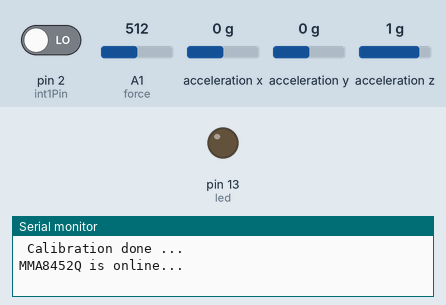
A sketch run on a simulated Arduino Uno, built with avr-gcc and run on an emulated ATmega328P. Shown: output pins drawn as LEDs (lit = HIGH), the last lines printed to the serial monitor. Wiring (inferred from the names in the program): MMA8452 accelerometer at I2C address 0x1D. The inputs (shaded band) are chosen by the test bench; at power-on: pin 2 (int1Pin) LOW, A1 (force) = 512, acceleration x 0 g, acceleration y 0 g, acceleration z 1 g.

Above: at 1.2 s.
1.3 s: pin 2 (int1Pin) driven HIGH
2.8 s: A1 (force) set to 431
4.3 s: A1 (force) set to 406
At 5.2 s:
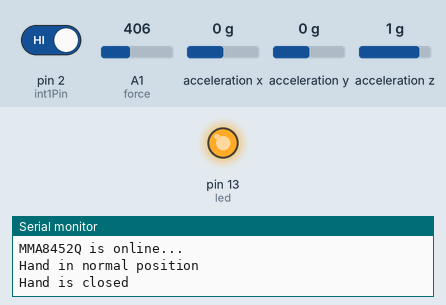
Timing chart, 0 to 7.3 s (numbered marks = the images above; inputs shaded):
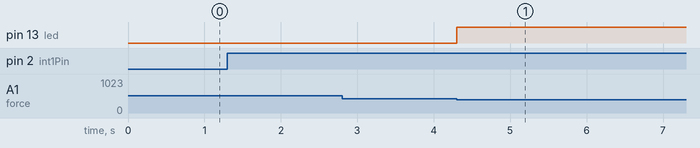

Measured:
- the behaviour switches between 422 and 421 on A1 (force) (found by bisection; images 0 and 1)
- after the input at 2.8 s, every drawn part: stays the same
- after the input at 4.3 s, pin 13 (led): LOW → HIGH at once

The sketch:

Mouse_control.ino
```cpp
#include <IRremote.h>                        //IR remote library

IRsend irsend;

int val = 0;
int force = A1;
boolean control = false;
int state = 0;
int reference = 0;
int sum=0;
int led=13;

//Accelerometer

float acclReference = 0;
float acclNew = 0;

/*
 Hardware setup:
 MMA8452 Breakout ------------ Arduino
 3.3V --------------------- 3.3V
 SDA ----------------------- A4
 SCL ----------------------- A5
 INT2 ---------------------- D3
 INT1 ---------------------- D2
 GND ---------------------- GND

 SDA and SCL should have external pull-up (10k) resistors (to 3.3V).
 They should be on the breakout board.

 Note: The MMA8452 is an I2C sensor, however this code does
 not make use of the Arduino Wire library. Because the sensor
 is not 5V tolerant, we can't use the internal pull-ups used
 by the Wire library. Instead use the included i2c.h, defs.h and types.h files.
 */

#include "i2c.h"


#define SA0 1
#if SA0
#define MMA8452_ADDRESS 0x1D                  // SA0 is high, 0x1C if low
#else
#define MMA8452_ADDRESS 0x1C
#endif

// Set the scale below either 2, 4 or 8
const byte SCALE = 2;  // Sets full-scale range to +/-2, 4, or 8g. Used to calc real g values.
// Set the output data rate below. Value should be between 0 and 7
const byte dataRate = 0;  // 0=800Hz, 1=400, 2=200, 3=100, 4=50, 5=12.5, 6=6.25, 7=1.56

// Pin definitions
int int1Pin = 2;                              // These can be changed, 2 and 3 are the Arduinos ext int pins
int int2Pin = 3;

int accelCount[3];                            // Stores the 12-bit signed value
float accelG[3];                              // Stores the real accel value in g's

int acclNew_z=0;
int acclState=0;
int acclNew_y=0;


void setup()
{
  Serial.begin(57600);                        //initialize serial port
  pinMode(force,INPUT);

  for (int i=0;i<20;i++)                      //calibrate the force sensor
  {
    val=analogRead(force);
    sum+=val;
  }
  reference=sum/20;
  Serial.println(" Calibration done ... ");

  //Accelerometer
  byte c;


  // Set up the interrupt pins, they're set as active high, push-pull
  pinMode(int1Pin, INPUT);
  digitalWrite(int1Pin, LOW);
  pinMode(int2Pin, INPUT);
  digitalWrite(int2Pin, LOW);

  pinMode(led,OUTPUT);

  // Read the WHO_AM_I register, this is a good test of communication
  c = readRegister(0x0D);  // Read WHO_AM_I register
  if (c == 0x2A) // WHO_AM_I should always be 0x2A
  {
    initMMA8452(SCALE, dataRate);             // init the accelerometer if communication is OK
    Serial.println("MMA8452Q is online...");
  }
  else
  {
    Serial.print("Could not connect to MMA8452Q: 0x");
    Serial.println(c, HEX);
    while(1) ;                               // Loop forever if communication doesn't happen
  }

}


void loop()
{
   static byte source;

   if (digitalRead(int1Pin)==1)             // Interrupt pin, should probably attach to interrupt function
   {
    readAccelData(accelCount);
    for (int i=0; i<3; i++)
      accelG[i] = (float) accelCount[i]/((1<<12)/(2*SCALE));
    acclNew = accelG[1]+1.0;
   }

  while(acclNew >= 0.6 && acclNew <= 1.3)
  {
   val = analogRead(force);
   //Serial.println(val);
   //delay(500);
   if(val >(reference-45) && val < (reference+45) && (state == 0 ||state== 2 ||state== 3))
   {
     Serial.println("Hand in normal position");
     digitalWrite(led,LOW);
     if(state == 2)
     {
       for(int i=0; i<3; i++)
       {
         irsend.sendSony(0xa93,12);         // switch off device
         delay(40);
       }
       Serial.println("code a93 sent");
     }
     state = 1;
  }

  if(val<(reference-90) && (state == 0 ||state== 1 || state==3)) {
  Serial.println("Hand is closed");
  digitalWrite(led,HIGH);
  if (digitalRead(int1Pin)==1)             // Interrupt pin, should probably attach to interrupt function
  {

    if(state == 1 || state == 3)
    {
      for(int i=0; i<3; i++){
      irsend.sendSony(0xa92,12);
      }
    }

    readAccelData(accelCount);
    for (int i=0; i<3; i++)
      accelG[i] = (float) accelCount[i]/((1<<12)/(2*SCALE));
    acclReference = accelG[1] + 1.0;

  }

  state = 2;
  }

  if(val>(reference+95) && (state == 0 || state==1 || state==2))
  {
    Serial.println("Hand is open");
    digitalWrite(led,LOW);
    if(state==1)
    {
      for(int i=0; i<1; i++)
      {
        irsend.sendSony(0xa90,12);         // switch on device
        delay(40);
      }
      Serial.println("code a90 sent");
    }
    state = 3;
  }

  if (digitalRead(int1Pin)==1)            // Interrupt pin, should probably attach to interrupt function
  {
    readAccelData(accelCount);
    for (int i=0; i<3; i++)
      accelG[i] = (float) accelCount[i]/((1<<12)/(2*SCALE));
    acclNew = accelG[1]+1.0;
  }

//Mouse control---->up1
  if(accelCount[0]<-200 && accelCount[0]>-350)
  {
    for(int i=0; i<3; i++)
    {
      irsend.sendSony(0xC94,12);
      delay(40);
    }
    readAccelData(accelCount);
  }

//Mouse control---->up2
  else if(accelCount[0]<-350)
  {
    for(int i=0; i<3; i++)
    {
      irsend.sendSony(0xC95,12);
      delay(40);
    }
    readAccelData(accelCount);
  }


//Mouse control---->down1
  else if(accelCount[0]>100 && accelCount[0]<200)
  {
    for(int i=0; i<3; i++)
    {
      irsend.sendSony(0xD94,12);
      delay(40);
    }
    readAccelData(accelCount);
  }

//Mouse control---->down2
  else if(accelCount[0]>200)
  {
    for(int i=0; i<3; i++)
    {
      irsend.sendSony(0xD95,12);
      delay(40);
    }
    readAccelData(accelCount);
  }

  }

  readAccelData(accelCount);

//Mouse control diagonal up Right
  if(accelCount[1]<-500 && accelCount[0]<-200)
    {
      for(int i=0; i<3; i++)
    {
      irsend.sendSony(0xE94,12);
      delay(40);
    }
    readAccelData(accelCount);
  }

//Mouse control diagonal up Left

  else if(accelCount[1]>200 && accelCount[0]<-200)
  {
    for(int i=0; i<3; i++)
    {
      irsend.sendSony(0xE95,12);
      delay(40);
    }
    readAccelData(accelCount);
  }

//Mouse control diagonal down right

  else if(accelCount[1]<-500 && accelCount[0]>100)
  {
    for(int i=0; i<3; i++)
    {
      irsend.sendSony(0xF94,12);
      delay(40);
    }
    readAccelData(accelCount);
  }

//Mouse control diagonal down left
  else if(accelCount[1]>200 && accelCount[0]>200)
  {
    for(int i=0; i<3; i++)
    {
      irsend.sendSony(0xF95,12);
      delay(40);
    }
    readAccelData(accelCount);
  }


//Mouse control---->right1
  else if(accelCount[1]>-700 && accelCount[1]<-300)
  {
    for(int i=0; i<3; i++)
    {
      irsend.sendSony(0xA94,12);
      delay(40);
    }
    readAccelData(accelCount);
  }

//Mouse control---->right2
  else if(accelCount[1]>-1000 && accelCount[1]<-700)
  {
    for(int i=0; i<3; i++)
    {
      irsend.sendSony(0xA95,12);
      delay(40);
    }
    readAccelData(accelCount);
  }

//Mouse control---->left1
  else if(accelCount[1]>100 && accelCount[1]<400)
  {
    for(int i=0; i<3; i++)
    {
      irsend.sendSony(0xB94,12);
      delay(40);
    }
    readAccelData(accelCount);
  }

//Mouse control---->left2
  else if(accelCount[1]>400 && accelCount[1]<800)
  {
    for(int i=0; i<3; i++)
    {
      irsend.sendSony(0xB95,12);
      delay(40);
    }
    readAccelData(accelCount);
  }

}


// Functions

void readAccelData(int * destination)
{
  byte rawData[6];  // x/y/z accel register data stored here

  readRegisters(0x01, 6, &rawData[0]);  // Read the six raw data registers into data array

  // Loop to calculate 12-bit ADC and g value for each axis
  for (int i=0; i<6; i+=2)
  {
    destination[i/2] = ((rawData[i] << 8) | rawData[i+1]) >> 4;  // Turn the MSB and LSB into a 12-bit value
    if (rawData[i] > 0x7F)
    {
      // If the number is negative, we have to make it so manually (no 12-bit data type)
      destination[i/2] = ~destination[i/2] + 1;
      destination[i/2] *= -1;  // Transform into negative 2's complement #
    }
  }
}


// Initialize the MMA8452 registers
// See the many application notes for more info on setting all of these registers:
// http://www.freescale.com/webapp/sps/site/prod_summary.jsp?code=MMA8452Q
// Feel free to modify any values, these are settings that work well for me.
void initMMA8452(byte fsr, byte dataRate)
{
  MMA8452Standby();  // Must be in standby to change registers

  // Set up the full scale range to 2, 4, or 8g.
  if ((fsr==2)||(fsr==4)||(fsr==8))
    writeRegister(0x0E, fsr >> 2);
  else
    writeRegister(0x0E, 0);

  // Setup the 3 data rate bits, from 0 to 7
  writeRegister(0x2A, readRegister(0x2A) & ~(0x38));
  if (dataRate <= 7)
    writeRegister(0x2A, readRegister(0x2A) | (dataRate << 3));

  // Set up portrait/landscap registers - 4 steps:
  // 1. Enable P/L
  // 2. Set the back/front angle trigger points (z-lock)
  // 3. Set the threshold/hysteresis angle
  // 4. Set the debouce rate
  // For more info check out this app note: http://cache.freescale.com/files/sensors/doc/app_note/AN4068.pdf
  writeRegister(0x11, 0x40);  // 1. Enable P/L
  writeRegister(0x13, 0x44);  // 2. 29deg z-lock (don't think this register is actually writable)
  writeRegister(0x14, 0x84);  // 3. 45deg thresh, 14deg hyst (don't think this register is writable either)
  writeRegister(0x12, 0x50);  // 4. debounce counter at 100ms (at 800 hz)

  /* Set up single and double tap - 5 steps:
   1. Set up single and/or double tap detection on each axis individually.
   2. Set the threshold - minimum required acceleration to cause a tap.
   3. Set the time limit - the maximum time that a tap can be above the threshold
   4. Set the pulse latency - the minimum required time between one pulse and the next
   5. Set the second pulse window - maximum allowed time between end of latency and start of second pulse
   for more info check out this app note: http://cache.freescale.com/files/sensors/doc/app_note/AN4072.pdf */
  writeRegister(0x21, 0x7F);  // 1. enable single/double taps on all axes
  // writeRegister(0x21, 0x55);  // 1. single taps only on all axes
  // writeRegister(0x21, 0x6A);  // 1. double taps only on all axes
  writeRegister(0x23, 0x20);  // 2. x thresh at 2g, multiply the value by 0.0625g/LSB to get the threshold
  writeRegister(0x24, 0x20);  // 2. y thresh at 2g, multiply the value by 0.0625g/LSB to get the threshold
  writeRegister(0x25, 0x08);  // 2. z thresh at .5g, multiply the value by 0.0625g/LSB to get the threshold
  writeRegister(0x26, 0x30);  // 3. 30ms time limit at 800Hz odr, this is very dependent on data rate, see the app note
  writeRegister(0x27, 0xA0);  // 4. 200ms (at 800Hz odr) between taps min, this also depends on the data rate
  writeRegister(0x28, 0xFF);  // 5. 318ms (max value) between taps max

  // Set up interrupt 1 and 2
  writeRegister(0x2C, 0x02);  // Active high, push-pull interrupts
  writeRegister(0x2D, 0x19);  // DRDY, P/L and tap ints enabled
  writeRegister(0x2E, 0x01);  // DRDY on INT1, P/L and taps on INT2

  MMA8452Active();  // Set to active to start reading
}

// Sets the MMA8452 to standby mode.
// It must be in standby to change most register settings
void MMA8452Standby()
{
  byte c = readRegister(0x2A);
  writeRegister(0x2A, c & ~(0x01));
}

// Sets the MMA8452 to active mode.
// Needs to be in this mode to output data
void MMA8452Active()
{
  byte c = readRegister(0x2A);
  writeRegister(0x2A, c | 0x01);
}

// Read i registers sequentially, starting at address into the dest byte array
void readRegisters(byte address, int i, byte * dest)
{
  i2cSendStart();
  i2cWaitForComplete();

  i2cSendByte((MMA8452_ADDRESS<<1)); // write 0xB4
  i2cWaitForComplete();

  i2cSendByte(address);	// write register address
  i2cWaitForComplete();

  i2cSendStart();
  i2cSendByte((MMA8452_ADDRESS<<1)|0x01); // write 0xB5
  i2cWaitForComplete();
  for (int j=0; j<i; j++)
  {
    i2cReceiveByte(TRUE);
    i2cWaitForComplete();
    dest[j] = i2cGetReceivedByte(); // Get MSB result
  }
  i2cWaitForComplete();
  i2cSendStop();

  cbi(TWCR, TWEN); // Disable TWI
  sbi(TWCR, TWEN); // Enable TWI
}

// Read a single byte from address and return it as a byte
byte readRegister(uint8_t address)
{
  byte data;

  i2cSendStart();
  i2cWaitForComplete();

  i2cSendByte((MMA8452_ADDRESS<<1)); // Write 0xB4
  i2cWaitForComplete();

  i2cSendByte(address);	// Write register address
  i2cWaitForComplete();

  i2cSendStart();

  i2cSendByte((MMA8452_ADDRESS<<1)|0x01); // Write 0xB5
  i2cWaitForComplete();
  i2cReceiveByte(TRUE);
  i2cWaitForComplete();

  data = i2cGetReceivedByte();	// Get MSB result
  i2cWaitForComplete();
  i2cSendStop();

  cbi(TWCR, TWEN);	// Disable TWI
  sbi(TWCR, TWEN);	// Enable TWI

  return data;
}

// Writes a single byte (data) into address
void writeRegister(unsigned char address, unsigned char data)
{
  i2cSendStart();
  i2cWaitForComplete();

  i2cSendByte((MMA8452_ADDRESS<<1)); // Write 0xB4
  i2cWaitForComplete();

  i2cSendByte(address);	// Write register address
  i2cWaitForComplete();

  i2cSendByte(data);
  i2cWaitForComplete();

  i2cSendStop();
}
```

defs.h
```cpp
/*! \file avrlibdefs.h \brief AVRlib global defines and macros. */
//*****************************************************************************
//
// File Name	: 'avrlibdefs.h'
// Title		: AVRlib global defines and macros include file
// Author		: Pascal Stang
// Created		: 7/12/2001
// Revised		: 9/30/2002
// Version		: 1.1
// Target MCU	: Atmel AVR series
// Editor Tabs	: 4
//
//	Description : This include file is designed to contain items useful to all
//					code files and projects, regardless of specific implementation.
//
// This code is distributed under the GNU Public License
//		which can be found at http://www.gnu.org/licenses/gpl.txt
//
//*****************************************************************************


#ifndef AVRLIBDEFS_H
#define AVRLIBDEFS_H

//#define F_CPU 4000000
#define MEM_TYPE 1

// Code compatibility to new AVR-libc
// outb(), inb(), inw(), outw(), BV(), sbi(), cbi(), sei(), cli()
#ifndef outb
	#define	outb(addr, data)	addr = (data)
#endif
#ifndef inb
	#define	inb(addr)			(addr)
#endif
#ifndef outw
	#define	outw(addr, data)	addr = (data)
#endif
#ifndef inw
	#define	inw(addr)			(addr)
#endif
#ifndef BV
	#define BV(bit)			(1<<(bit))
#endif
//#ifndef cbi
//	#define cbi(reg,bit)	reg &= ~(BV(bit))
//#endif
//#ifndef sbi
//	#define sbi(reg,bit)	reg |= (BV(bit))
//#endif
#ifndef cli
	#define cli()			__asm__ __volatile__ ("cli" ::)
#endif
#ifndef sei
	#define sei()			__asm__ __volatile__ ("sei" ::)
#endif

// support for individual port pin naming in the mega128
// see port128.h for details
#ifdef __AVR_ATmega128__
// not currently necessary due to inclusion
// of these defines in newest AVR-GCC
// do a quick test to see if include is needed
#ifndef PD0
	//#include "port128.h"
#endif
#endif

// use this for packed structures
// (this is seldom necessary on an 8-bit architecture like AVR,
//  but can assist in code portability to AVR)
#define GNUC_PACKED __attribute__((packed))

// port address helpers
#define DDR(x) ((x)-1)    // address of data direction register of port x
#define PIN(x) ((x)-2)    // address of input register of port x

// MIN/MAX/ABS macros
#define MIN(a,b)			((a<b)?(a):(b))
#define MAX(a,b)			((a>b)?(a):(b))
#define ABS(x)				((x>0)?(x):(-x))

// constants
#define PI		3.14159265359

#endif
```

types.h
```cpp
//useful things to include in code

#ifndef TYPES_H
#define TYPES_H

#ifndef WIN32
	// true/false defines
	#define FALSE	0
	#define TRUE	-1
#endif

// datatype definitions macros
typedef unsigned char  u08;
typedef   signed char  s08;
typedef unsigned short u16;
typedef   signed short s16;
typedef unsigned long  u32;
typedef   signed long  s32;
typedef unsigned long long u64;
typedef   signed long long s64;

/* use inttypes.h instead
// C99 standard integer type definitions
typedef unsigned char	uint8_t;
typedef   signed char	int8_t;
typedef unsigned short	uint16_t;
typedef   signed short	int16_t;
typedef unsigned long	uint32_t;
typedef   signed long	int32_t;
typedef unsigned long	uint64_t;
typedef   signed long	int64_t;
*/
// maximum value that can be held
// by unsigned data types (8,16,32bits)
#define MAX_U08	255
#define MAX_U16	65535
#define MAX_U32	4294967295

// maximum values that can be held
// by signed data types (8,16,32bits)
#define MIN_S08	-128
#define MAX_S08	127
#define MIN_S16	-32768
#define MAX_S16	32767
#define MIN_S32	-2147483648
#define MAX_S32	2147483647

#ifndef WIN32
	// more type redefinitions
	typedef unsigned char   BOOL;
	typedef unsigned char	BYTE;
	typedef unsigned int	WORD;
	typedef unsigned long	DWORD;

	typedef unsigned char	UCHAR;
	typedef unsigned int	UINT;
	typedef unsigned short  USHORT;
	typedef unsigned long	ULONG;

	typedef char			CHAR;
	typedef int				INT;
	typedef long			LONG;
#endif

#endif
```

Source omitted: i2c.h (4888 bytes)
